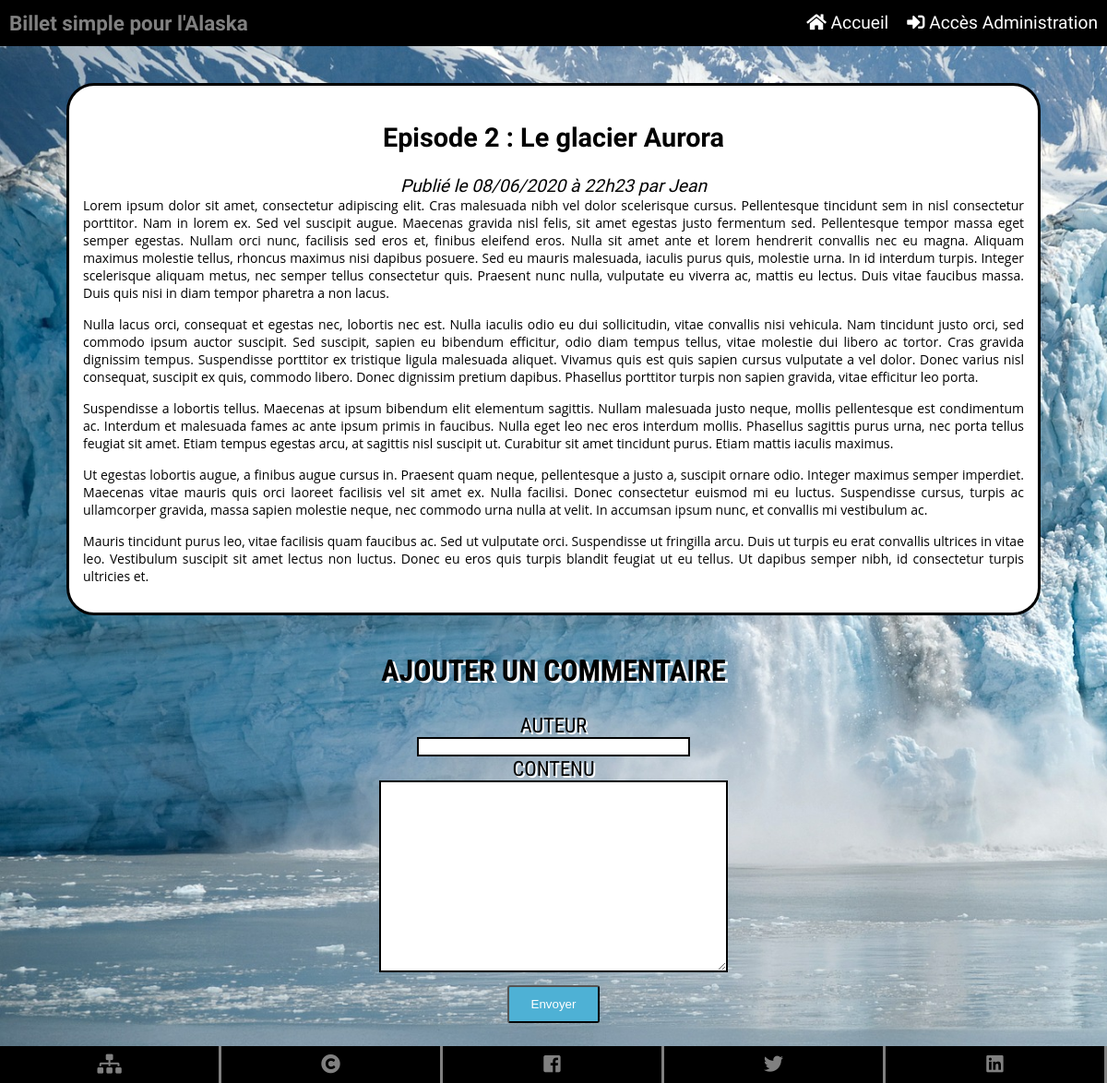
Page /index.php?action=post&id=2 on the committed database.
### tables this page shows
CREATE TABLE `images` (
  `img_id` int(11) NOT NULL,
  `post_id` int(11) NOT NULL,
  `img_nom` varchar(50) NOT NULL,
  `img_taille` varchar(50) NOT NULL,
  `img_type` varchar(50) NOT NULL
);

CREATE TABLE `posts` (
  `id` int(11) NOT NULL,
  `title` varchar(255) NOT NULL,
  `content` text NOT NULL,
  `author` varchar(255) NOT NULL,
  `creation_date` datetime NOT NULL
);

### model/PostManager.php (called while the page is built, shortened)
<?php
class PostManager extends Manager
{
    public function getPost($postId)
    {
        $db = $this->dbConnect();
        $req = $db->prepare('SELECT
                            posts.id, posts.title, posts.author, posts.content, DATE_FORMAT(creation_date, \'%d/%m/%Y à %Hh%i\') AS creation_date_fr,
                            images.img_nom AS img
                            FROM posts
                            LEFT JOIN images ON id = images.post_id
                            WHERE posts.id = ?');
        $req->execute(array($postId));
        $post = $req->fetch();
        return $post;
    }
}

### view/frontend/postView.php (the view, shortened to what this page needs)
<div id="post_wrapper">
    <article id="billet">
        <h1>Episode <?= $post['id'] ?> : <?= $post['title'] ?></h1>
        <em>Publié le <?= $post['creation_date_fr'] ?> par <?= $post['author'] ?></em>
        <?= html_entity_decode($post['content']) ?>
    </article>
    <article id="blocComments">
        <div id="addComments">
            <h2 class="titleComments">Ajouter un commentaire</h3>
            <form method="POST" action="index.php?action=addComment&amp;id=<?= $post['id'] ?>">
                <label for="author">Auteur</label><br>
                <input type="text" name="author" required><br>
                <label for="comment">Contenu</label><br>
                <textarea type="text"  name="comment" required></textarea><br>
                <input type="submit" class="boutons" value="Envoyer">
            </form>
        </div>
    </article>
</div>
<?php
    require('view/template.php');
?>

### public/css/style.css (style rules this page uses)
html { height : 100%; }
body { font-family : 'Roboto condensed', 'sans-serif'; min-height: 100%; margin: 0; padding: 0; position: relative; display: flex; flex-direction: column; justify-content: space-between; }
.boutons { background-color: #4EB1D5; color: #FFFFFF; border-radius: 3px; display: block; line-height: 35px; text-align: center; text-decoration: none; width: 100px; margin: auto; margin-top : 10px; margin-bottom : 10px; }
#post_wrapper { text-align: center; display: flex; flex-direction: column; margin-top : 40px; color: black; }
#billet { font-family: 'Nova Flat', 'cursive'; font-size: 1.2em; width: 85%; margin: auto; padding: 15px; background-color: white; border-radius: 30px; border : 3px solid black; word-break: break-word; }
#body_post input[type="text"] { width : 70%; border : 2px solid black; }
#body_post label { font-size : 1.4em; text-transform: uppercase; text-shadow: 2px 2px white; }
#body_post textarea { width : 90%; height : 200px; border : 2px solid black; }
#body_post form { width: 90%; margin: auto; }
#body_post .titleComments { font-size: 2em; text-transform: uppercase; text-shadow: 3px 2px white; }
#blocComments { display: flex; width: 95%; margin: auto; padding: 15px; }
#addComments { width: 40%; position: sticky; -webkit-position: sticky; align-self: flex-start; top: 0; }

### rows in the picture
images: post "2", post.title "Le glacier Aurora", post.author "Jean", post.content "Lorem ipsum dolor sit amet, consectetur adipiscing elit. Cras malesuada nibh vel dolor scelerisque cursus. Pellentesque tincidunt sem in nisl consectetur porttitor. Nam in lorem ex. Sed vel suscipit augue. Maecenas gravida nisl felis, sit amet egestas justo fermentum sed. Pellentesque tempor massa eget semper egestas. Nullam orci nunc, facilisis sed eros et, finibus eleifend eros. Nulla sit amet ante et lorem hendrerit convallis nec eu magna. Aliquam maximus molestie tellus, rhoncus maximus nisi dapibus posuere. Sed eu mauris malesuada, iaculis purus quis, molestie urna. In id interdum turpis. Integer scelerisque aliquam metus, nec semper tellus consectetur quis. Praesent nunc nulla,…"

### other values in the picture
$post['creation_date_fr'] "08/06/2020 à 22h23"
